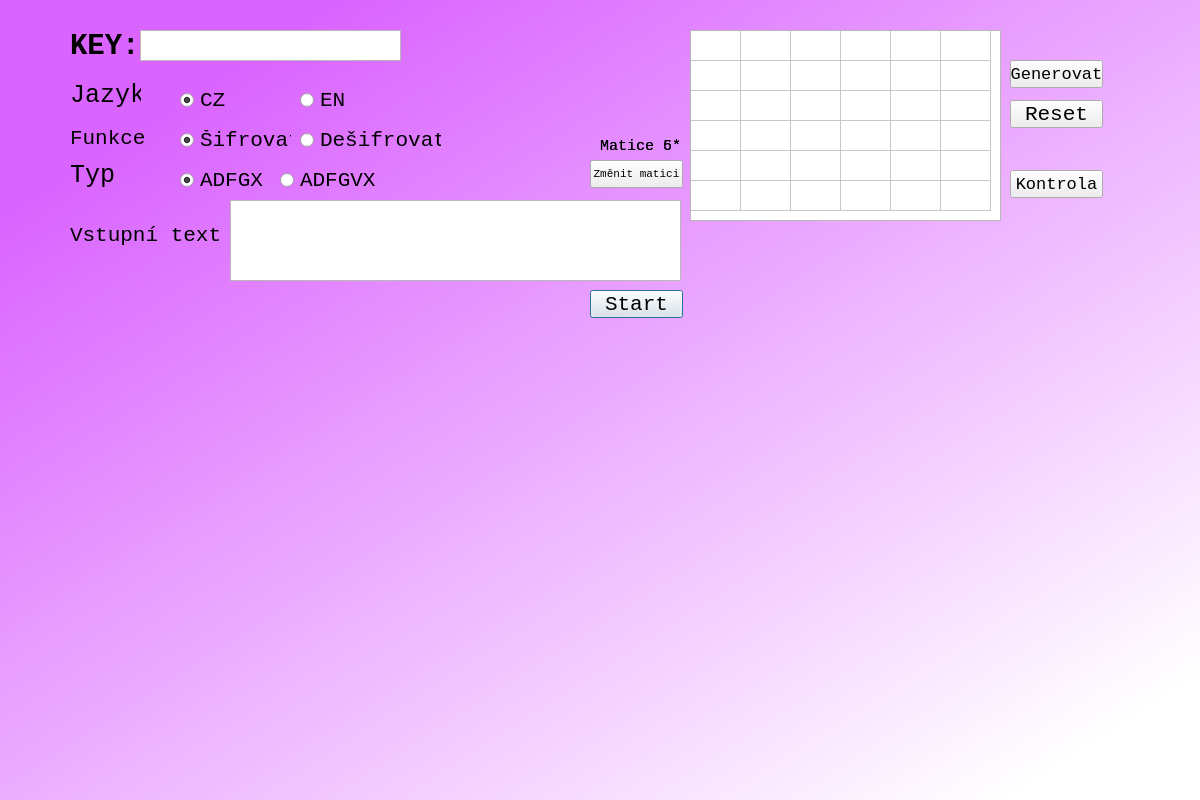
<?xml version="1.0" encoding="UTF-8"?>
<ui version="4.0">
 <class>Dialog</class>
 <widget class="QDialog" name="Dialog">
  <property name="geometry">
   <rect>
    <x>0</x>
    <y>0</y>
    <width>1200</width>
    <height>800</height>
   </rect>
  </property>
  <property name="windowTitle">
   <string>Dialog</string>
  </property>
  <widget class="QWidget" name="bgwidget" native="true">
   <property name="geometry">
    <rect>
     <x>0</x>
     <y>0</y>
     <width>1200</width>
     <height>800</height>
    </rect>
   </property>
   <property name="layoutDirection">
    <enum>Qt::LeftToRight</enum>
   </property>
   <property name="styleSheet">
    <string notr="true">QWidget#bgwidget{background-color:qlineargradient(spread:pad, x1:0.149, y1:0.130364, x2:0.93, y2:0.942727, stop:0 rgba(218, 100, 255, 1), stop:0.9801 rgba(255, 255, 255, 255));}</string>
   </property>
   <widget class="QLabel" name="Label_A">
    <property name="geometry">
     <rect>
      <x>70</x>
      <y>30</y>
      <width>101</width>
      <height>31</height>
     </rect>
    </property>
    <property name="font">
     <font>
      <family>Consolas</family>
      <pointsize>22</pointsize>
      <weight>75</weight>
      <bold>true</bold>
     </font>
    </property>
    <property name="text">
     <string>KEY:</string>
    </property>
   </widget>
   <widget class="QLabel" name="Label_B">
    <property name="geometry">
     <rect>
      <x>70</x>
      <y>80</y>
      <width>71</width>
      <height>31</height>
     </rect>
    </property>
    <property name="font">
     <font>
      <family>Consolas</family>
      <pointsize>19</pointsize>
     </font>
    </property>
    <property name="text">
     <string>Jazyk</string>
    </property>
   </widget>
   <widget class="QLabel" name="Label_Input">
    <property name="geometry">
     <rect>
      <x>70</x>
      <y>210</y>
      <width>151</width>
      <height>51</height>
     </rect>
    </property>
    <property name="font">
     <font>
      <family>Consolas</family>
      <pointsize>16</pointsize>
     </font>
    </property>
    <property name="text">
     <string>Vstupní text:</string>
    </property>
   </widget>
   <widget class="QRadioButton" name="CheckBox_Sifrovat">
    <property name="geometry">
     <rect>
      <x>180</x>
      <y>130</y>
      <width>111</width>
      <height>20</height>
     </rect>
    </property>
    <property name="font">
     <font>
      <family>Consolas</family>
      <pointsize>16</pointsize>
     </font>
    </property>
    <property name="text">
     <string>Šifrovat</string>
    </property>
    <property name="checked">
     <bool>true</bool>
    </property>
    <attribute name="buttonGroup">
     <string notr="true">Execute</string>
    </attribute>
   </widget>
   <widget class="QRadioButton" name="CheckBox_Desifrovat">
    <property name="geometry">
     <rect>
      <x>300</x>
      <y>130</y>
      <width>141</width>
      <height>20</height>
     </rect>
    </property>
    <property name="font">
     <font>
      <family>Consolas</family>
      <pointsize>16</pointsize>
     </font>
    </property>
    <property name="text">
     <string>Dešifrovat</string>
    </property>
    <attribute name="buttonGroup">
     <string notr="true">Execute</string>
    </attribute>
   </widget>
   <widget class="QPushButton" name="Button_Execute">
    <property name="geometry">
     <rect>
      <x>590</x>
      <y>290</y>
      <width>93</width>
      <height>28</height>
     </rect>
    </property>
    <property name="font">
     <font>
      <family>Consolas</family>
      <pointsize>16</pointsize>
     </font>
    </property>
    <property name="text">
     <string>Start</string>
    </property>
   </widget>
   <widget class="QPlainTextEdit" name="plainTextEdit_A">
    <property name="geometry">
     <rect>
      <x>140</x>
      <y>30</y>
      <width>261</width>
      <height>31</height>
     </rect>
    </property>
    <property name="font">
     <font>
      <family>Consolas</family>
     </font>
    </property>
   </widget>
   <widget class="QPlainTextEdit" name="plainTextEdit_Input">
    <property name="geometry">
     <rect>
      <x>230</x>
      <y>200</y>
      <width>451</width>
      <height>81</height>
     </rect>
    </property>
    <property name="font">
     <font>
      <family>MS Shell Dlg 2</family>
      <pointsize>8</pointsize>
      <weight>50</weight>
      <italic>false</italic>
      <bold>false</bold>
     </font>
    </property>
    <property name="styleSheet">
     <string notr="true">font: 8pt &quot;MS Shell Dlg 2&quot;;</string>
    </property>
   </widget>
   <widget class="QLabel" name="labelVysledek">
    <property name="geometry">
     <rect>
      <x>20</x>
      <y>420</y>
      <width>1181</width>
      <height>331</height>
     </rect>
    </property>
    <property name="font">
     <font>
      <family>MS Shell Dlg 2</family>
      <pointsize>12</pointsize>
      <weight>50</weight>
      <italic>false</italic>
      <bold>false</bold>
     </font>
    </property>
    <property name="styleSheet">
     <string notr="true">font: 12pt &quot;MS Shell Dlg 2&quot;;</string>
    </property>
    <property name="text">
     <string/>
    </property>
    <property name="scaledContents">
     <bool>true</bool>
    </property>
    <property name="wordWrap">
     <bool>true</bool>
    </property>
    <property name="margin">
     <number>0</number>
    </property>
    <property name="textInteractionFlags">
     <set>Qt::LinksAccessibleByMouse|Qt::TextSelectableByMouse</set>
    </property>
   </widget>
   <widget class="QRadioButton" name="CheckBox_JazykCZ">
    <property name="geometry">
     <rect>
      <x>180</x>
      <y>90</y>
      <width>95</width>
      <height>20</height>
     </rect>
    </property>
    <property name="font">
     <font>
      <family>Consolas</family>
      <pointsize>16</pointsize>
     </font>
    </property>
    <property name="text">
     <string>CZ</string>
    </property>
    <property name="checked">
     <bool>true</bool>
    </property>
    <property name="autoExclusive">
     <bool>false</bool>
    </property>
    <attribute name="buttonGroup">
     <string notr="true">Jazyk</string>
    </attribute>
   </widget>
   <widget class="QRadioButton" name="CheckBox_JazykEN">
    <property name="geometry">
     <rect>
      <x>300</x>
      <y>90</y>
      <width>95</width>
      <height>20</height>
     </rect>
    </property>
    <property name="font">
     <font>
      <family>Consolas</family>
      <pointsize>16</pointsize>
     </font>
    </property>
    <property name="text">
     <string>EN</string>
    </property>
    <property name="autoExclusive">
     <bool>false</bool>
    </property>
    <attribute name="buttonGroup">
     <string notr="true">Jazyk</string>
    </attribute>
   </widget>
   <widget class="QTableWidget" name="tableWidget">
    <property name="enabled">
     <bool>true</bool>
    </property>
    <property name="geometry">
     <rect>
      <x>720</x>
      <y>40</y>
      <width>261</width>
      <height>161</height>
     </rect>
    </property>
    <property name="maximumSize">
     <size>
      <width>16777206</width>
      <height>16777215</height>
     </size>
    </property>
    <property name="font">
     <font>
      <family>Consolas</family>
     </font>
    </property>
    <property name="dragEnabled">
     <bool>false</bool>
    </property>
    <property name="dragDropOverwriteMode">
     <bool>false</bool>
    </property>
    <property name="dragDropMode">
     <enum>QAbstractItemView::NoDragDrop</enum>
    </property>
    <property name="defaultDropAction">
     <enum>Qt::MoveAction</enum>
    </property>
    <property name="showGrid">
     <bool>true</bool>
    </property>
    <property name="sortingEnabled">
     <bool>true</bool>
    </property>
    <attribute name="horizontalHeaderVisible">
     <bool>false</bool>
    </attribute>
    <attribute name="horizontalHeaderDefaultSectionSize">
     <number>50</number>
    </attribute>
    <attribute name="verticalHeaderVisible">
     <bool>false</bool>
    </attribute>
    <row>
     <property name="text">
      <string/>
     </property>
    </row>
    <row>
     <property name="text">
      <string/>
     </property>
    </row>
    <row>
     <property name="text">
      <string/>
     </property>
    </row>
    <row>
     <property name="text">
      <string/>
     </property>
    </row>
    <row>
     <property name="text">
      <string/>
     </property>
    </row>
    <column>
     <property name="text">
      <string/>
     </property>
    </column>
    <column>
     <property name="text">
      <string/>
     </property>
    </column>
    <column>
     <property name="text">
      <string/>
     </property>
    </column>
    <column>
     <property name="text">
      <string/>
     </property>
    </column>
    <column>
     <property name="text">
      <string/>
     </property>
    </column>
    <item row="0" column="0">
     <property name="text">
      <string/>
     </property>
    </item>
    <item row="0" column="1">
     <property name="text">
      <string/>
     </property>
    </item>
    <item row="0" column="2">
     <property name="text">
      <string/>
     </property>
    </item>
    <item row="0" column="3">
     <property name="text">
      <string/>
     </property>
    </item>
   </widget>
   <widget class="QLabel" name="label">
    <property name="geometry">
     <rect>
      <x>70</x>
      <y>130</y>
      <width>91</width>
      <height>16</height>
     </rect>
    </property>
    <property name="font">
     <font>
      <family>Consolas</family>
      <pointsize>16</pointsize>
     </font>
    </property>
    <property name="styleSheet">
     <string notr="true"/>
    </property>
    <property name="text">
     <string>Funkce</string>
    </property>
   </widget>
   <widget class="QLabel" name="label_2">
    <property name="geometry">
     <rect>
      <x>70</x>
      <y>160</y>
      <width>71</width>
      <height>31</height>
     </rect>
    </property>
    <property name="font">
     <font>
      <family>Consolas</family>
      <pointsize>19</pointsize>
     </font>
    </property>
    <property name="styleSheet">
     <string notr="true"/>
    </property>
    <property name="text">
     <string>Typ</string>
    </property>
   </widget>
   <widget class="QRadioButton" name="matica_5X5">
    <property name="geometry">
     <rect>
      <x>180</x>
      <y>170</y>
      <width>95</width>
      <height>20</height>
     </rect>
    </property>
    <property name="font">
     <font>
      <family>Consolas</family>
      <pointsize>16</pointsize>
     </font>
    </property>
    <property name="text">
     <string>ADFGX</string>
    </property>
    <property name="checked">
     <bool>true</bool>
    </property>
   </widget>
   <widget class="QRadioButton" name="matica_6X6">
    <property name="geometry">
     <rect>
      <x>280</x>
      <y>170</y>
      <width>95</width>
      <height>20</height>
     </rect>
    </property>
    <property name="font">
     <font>
      <family>Consolas</family>
      <pointsize>16</pointsize>
     </font>
    </property>
    <property name="text">
     <string>ADFGVX</string>
    </property>
   </widget>
   <widget class="QPushButton" name="Button_Generate">
    <property name="geometry">
     <rect>
      <x>1010</x>
      <y>60</y>
      <width>93</width>
      <height>28</height>
     </rect>
    </property>
    <property name="font">
     <font>
      <family>Consolas</family>
      <pointsize>13</pointsize>
      <weight>50</weight>
      <bold>false</bold>
     </font>
    </property>
    <property name="text">
     <string>Generovat</string>
    </property>
   </widget>
   <widget class="QPushButton" name="Button_Reset">
    <property name="geometry">
     <rect>
      <x>1010</x>
      <y>100</y>
      <width>93</width>
      <height>28</height>
     </rect>
    </property>
    <property name="font">
     <font>
      <family>Consolas</family>
      <pointsize>16</pointsize>
     </font>
    </property>
    <property name="text">
     <string>Reset</string>
    </property>
   </widget>
   <widget class="QTableWidget" name="tableWidget_2">
    <property name="enabled">
     <bool>true</bool>
    </property>
    <property name="geometry">
     <rect>
      <x>690</x>
      <y>30</y>
      <width>311</width>
      <height>191</height>
     </rect>
    </property>
    <property name="maximumSize">
     <size>
      <width>16777206</width>
      <height>16777215</height>
     </size>
    </property>
    <property name="font">
     <font>
      <family>Consolas</family>
     </font>
    </property>
    <property name="dragEnabled">
     <bool>true</bool>
    </property>
    <property name="dragDropOverwriteMode">
     <bool>true</bool>
    </property>
    <property name="dragDropMode">
     <enum>QAbstractItemView::DragDrop</enum>
    </property>
    <property name="defaultDropAction">
     <enum>Qt::MoveAction</enum>
    </property>
    <property name="sortingEnabled">
     <bool>true</bool>
    </property>
    <attribute name="horizontalHeaderVisible">
     <bool>false</bool>
    </attribute>
    <attribute name="horizontalHeaderDefaultSectionSize">
     <number>50</number>
    </attribute>
    <attribute name="verticalHeaderVisible">
     <bool>false</bool>
    </attribute>
    <row>
     <property name="text">
      <string/>
     </property>
    </row>
    <row>
     <property name="text">
      <string/>
     </property>
    </row>
    <row>
     <property name="text">
      <string/>
     </property>
    </row>
    <row>
     <property name="text">
      <string/>
     </property>
    </row>
    <row>
     <property name="text">
      <string/>
     </property>
    </row>
    <row>
     <property name="text">
      <string/>
     </property>
    </row>
    <column>
     <property name="text">
      <string/>
     </property>
    </column>
    <column>
     <property name="text">
      <string/>
     </property>
    </column>
    <column>
     <property name="text">
      <string/>
     </property>
    </column>
    <column>
     <property name="text">
      <string/>
     </property>
    </column>
    <column>
     <property name="text">
      <string/>
     </property>
    </column>
    <column>
     <property name="text">
      <string/>
     </property>
    </column>
    <item row="0" column="0">
     <property name="text">
      <string/>
     </property>
    </item>
    <item row="0" column="2">
     <property name="text">
      <string/>
     </property>
    </item>
    <item row="0" column="3">
     <property name="text">
      <string/>
     </property>
    </item>
    <item row="0" column="4">
     <property name="text">
      <string/>
     </property>
    </item>
   </widget>
   <widget class="QPushButton" name="pushButtonKontrola">
    <property name="geometry">
     <rect>
      <x>1010</x>
      <y>170</y>
      <width>93</width>
      <height>28</height>
     </rect>
    </property>
    <property name="font">
     <font>
      <family>Consolas</family>
      <pointsize>13</pointsize>
     </font>
    </property>
    <property name="text">
     <string>Kontrola</string>
    </property>
   </widget>
   <widget class="QPushButton" name="pushButton">
    <property name="geometry">
     <rect>
      <x>590</x>
      <y>160</y>
      <width>93</width>
      <height>28</height>
     </rect>
    </property>
    <property name="font">
     <font>
      <family>Consolas</family>
      <pointsize>8</pointsize>
     </font>
    </property>
    <property name="text">
     <string>Změnit matici</string>
    </property>
   </widget>
   <widget class="QLabel" name="label_3">
    <property name="geometry">
     <rect>
      <x>600</x>
      <y>130</y>
      <width>81</width>
      <height>31</height>
     </rect>
    </property>
    <property name="font">
     <font>
      <family>Consolas</family>
      <pointsize>11</pointsize>
     </font>
    </property>
    <property name="text">
     <string>Matice 5*5</string>
    </property>
   </widget>
   <widget class="QLabel" name="label_4">
    <property name="geometry">
     <rect>
      <x>600</x>
      <y>130</y>
      <width>81</width>
      <height>31</height>
     </rect>
    </property>
    <property name="font">
     <font>
      <family>Consolas</family>
      <pointsize>11</pointsize>
     </font>
    </property>
    <property name="text">
     <string>Matice 6*6</string>
    </property>
   </widget>
  </widget>
 </widget>
 <resources/>
 <connections/>
 <buttongroups>
  <buttongroup name="Execute"/>
  <buttongroup name="Jazyk"/>
 </buttongroups>
</ui>
